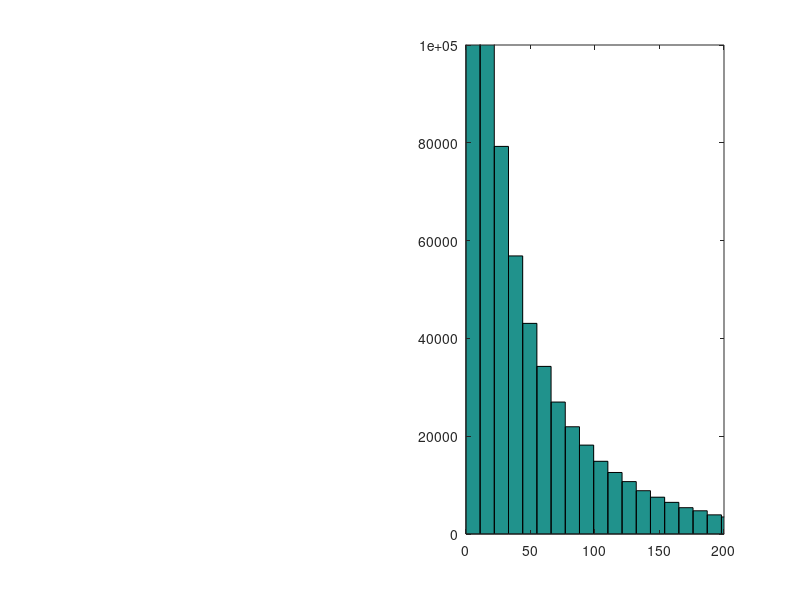

MATLAB code for this plot: (Note: this script raises an error after producing the figure.)
%% BETA DISTRIBUTION

xx = linspace(0,1,100);
plot(xx,betapdf(xx,1.3,4))

%% gamma distribution

Jbar = 35;
tau = 95;
samples = gamrnd(Jbar/tau,tau,[1,1e6]);
% figure
subplot(1,2,2)
hist(samples,100)
axis([0 200, 0 1e5]);

%% check percent correct as a function of session
subjid = 'MP';
exptype = 'Contrast';

filepath = 'experiment_data/output_mat/round4/';
filename = ['Exp_ChangeLocalization_' exptype '_subj' subjid '.mat'];

load([filepath filename],'progPC')
plot(progPC,'ko'); hold on
plot([0 60],[25 25],'Color',0.7*ones(1,3)); % chance
plot([10 10;20 20;30 30;40 40;50 50],[0 100],'Color',0.7*ones(1,3))
ylim([0 100])
defaultplot;
hold off
xlabel('block number')
ylabel('PC')


%% check percent correct as a function of delta and confidence
clear all

subjid = 'AHY';
exptype = 'Delay';

filepath = 'experiment_data/output_mat/round4/';
filename = ['Exp_ChangeLocalization_' exptype '_subj' subjid '.mat'];
load([filepath filename],'designMat','stimuliMat','names')

% plotting as a function of delta
deltaVec = unique(abs(designMat(:,1)));
nDeltas = length(deltaVec);
PCVec = nan(1,nDeltas);
for idelta = 1:nDeltas
    delta = deltaVec(idelta);
    idx = (abs(designMat(:,1)) == delta);
    
    PCVec(idelta) = nanmean(designMat(idx,10));
end
figure;
plot(deltaVec,PCVec,'ok')
xlabel('delta')
ylabel('PC')
ylim([0 1])
defaultplot

% plotting as a function of confidence
nConf = 4;
PCVec = nan(1,nConf);
for iconf = 1:nConf
    idx = (designMat(:,12) == iconf);
    
    PCVec(iconf) = mean(designMat(idx,10));
end
figure;
plot(PCVec,'ok')
xlabel('confidence')
ylabel('PC')
ylim([0 1])
defaultplot


%% logistic regression: pc ~ condition + delta
clear all
clc

subjid = 'AHY';
load(sprintf('data_ChangeLocalization_subj%s.mat',subjid));

deltaVec = 2.5:5:87.5;              % possible change values
respVec = [3 0 4 0 0 0 2 0 1];      % go from response key to location index

designMat = designMat(designMat(:,2) ~= 2,:);

% set X and y matrices
y = designMat(:,7); % correct/not correct
X = [designMat(:,2) abs(designMat(:,1))]; % delay, delta
X(X(:,1) == 0,2) = 1; % delay for 0 condition is 1
X(X(:,2) == 4,2) = 3; % delay for 4 condition is 3

% logistic regression
mdl = fitglm(X,y,'Distribution','binomial')
ci = coefCI(mdl)

%% linear regression: confidence ~ condition + delta

clear all

subjid = 'AHY';
load(sprintf('data_ChangeLocalization_subj%s.mat',subjid));

deltaVec = 2.5:5:87.5;              % possible change values
respVec = [3 0 4 0 0 0 2 0 1];      % go from response key to location index

designMat = designMat(designMat(:,2) ~= 2,:);

% set X and y matrices
y = designMat(:,9); % confidence rating
X = [designMat(:,2) abs(designMat(:,1))]; % delay, delta
X(X(:,1) == 0,2) = 1; % delay for 0 condition is 1
X(X(:,2) == 4,2) = 3; % delay for 4 condition is 3

% linear regression
X = [ones(size(designMat,1),1) X];
[b,bint,~,~,stats] = regress(y,X) % stats: R^2, F, p, and estimate of error variance

% % ordinal multinomial regression
% [B,dev,stats] = mnrfit(X,y,'model','ordinal')
% LL = stats.beta - 1.96*stats.se
% UL = stats.beta + 1.96*stats.se
%
% % plot regression fits
% xx = linspace(5,85,50);
% XX = [ones(50,1) 3*ones(50,1) xx'];
% BMat = [B(1:3)'; repmat(B(4:end),1,3)];
% logoddsMat = XX*BMat; % log odds for each of the 3 equations
% logoddssign = sign(logoddsMat);
% difflogoddssign = diff(logoddssign,1,2); % difference between the signs of log odds
% [row,col] = find(difflogoddssign == 2);
% predictedConf = nan(50,1);
% predictedConf(row) = col+1;
% predictedConf(logoddssign(:,1) == 1 ) = 1;
% predictedConf(logoddssign(:,3) == -1) = 4;
% hold on; plot(xx,predictedConf);


%% create model fit datat psychometric fn
clear all

load('modelfits.mat')
model = 2;
subjids = {'AHY','LA'};
nSubj = length(subjids);
deltaVec = 2.5:5:87.5;

for isubj = 1:nSubj;
    subjid = subjids{isubj};
    bfp = squeeze(xbest(isubj,model,:));
    
    X = []; % data in luigiform
    Nsamples = 1e5; % default if empty
    
    [~,prmat,X] = AhyBCL_datalikeall(bfp,X,model,Nsamples);
    data = X;
    save(sprintf('experiment_data/grant_data/luigidata_ChangeLocalization_subj%s_model%d.mat',subjid,model),'data','prmat');
end

for isubj = 1:nSubj;
    subjid = subjids{isubj};
    load(sprintf('experiment_data/grant_data/luigidata_ChangeLocalization_subj%s_model%d.mat',subjid,model));
    
    % plot psychometric function
    figure;
    hold on;
    colors = aspencolors(4,'pastel');%['b'; 'y'; 'g'; 'r'];
    condlegendd = {'0/2', '2/1','2/2','4/1'};
    for icond = 1:4;
        subplot(2,2,icond)
        plot_psychometricfunction({subjid},icond); % plot real data
        pc = prmat{icond}(:,1)';
        pc_std = pc.*(1-pc)./24;
        plot_summaryfit(deltaVec,[],[],pc,pc_std,colors(icond,:),colors(icond,:));
        title(condlegendd{icond})
        axis([0 90 0 1])
        ax = gca;
        ax.XTick = [0 30 60 90];
        ax.YTick = 0:.5:1;
        %     fill([deltaVec fliplr(deltaVec)],[pc-pc_std fliplr(pc + pc_std)],colors(icond,:))
    end
    
end

%% LOOK AT SOME STIMULI ON PSYCHTOOLBOX

% line stimuli
numDegrees = 180;
% prefs.lineArea = prefs.stimArea; % so line is same area as ellipse
lineWidth = 3; % pixels
lineLength = 100;
lineCoordinates = nan(2,numDegrees);
for j = 1:numDegrees;
    [lineCoordinates(1,j), lineCoordinates(2,j)] = lineCoord(lineLength,j);
end

% psychtoolbox
screenNumber = max(Screen('Screens'));       % use external screen if exists
[w, h] = Screen('WindowSize', screenNumber);  % screen resolution of smaller display
screenCenter = [w h]/2;
windowPtr = Screen('OpenWindow',screenNumber,128*ones(1,3),[],32,2);
Screen(windowPtr,'BlendFunction',GL_SRC_ALPHA,GL_ONE_MINUS_SRC_ALPHA);

% make gabor patch with full contrast
stimLength = 100;
StimSizes = [stimLength stimLength];
reliability = 1; % contrast of 1
im = makeGabor(stimLength, reliability);
StimPatch= Screen('MakeTexture',windowPtr,im);


pos = screenCenter + [100 100];
lineVec = [0 30];
nLines = length(lineVec);
for iline = 1:nLines;
    deg = mod(90-lineVec(iline),180);
    if deg == 0; deg = 180; end
    
    % gabor
    srcrect = [0 0 StimSizes];
    destrect = CenterRectOnPoint(srcrect,pos(1),pos(2));
    Screen('DrawTexture', windowPtr, StimPatch, srcrect,destrect, 180-90+deg);
    
    % line
    lineStim = lineCoordinates(:,deg);
    xy = [-lineStim lineStim];
    Screen('DrawLines',windowPtr, xy, lineWidth,256,pos,1);
    
    Screen('flip',windowPtr); % tic;
    pause;
end

sca;
ShowCursor;


%% FIT MOC psychometric function
% 08.16.2016

clear all

mixedcontrast = 1; 
subjid = 'AMM';
psychofun = @(x) lambda/2 + (1-lambda).*0.5*(1+erf((x-mu)./(sqrt(2)*sigma)));

if (mixedcontrast)
    concatvars = concatcode('experiment_data/output_mat/',['ContrastFn_MOC_' subjid '_'],{'designMat','stimuliMat'});
    v2struct(concatvars);
%     load('ContrastFn_MOC_MIX_20160804T220952.mat')
    designMat = designMat(stimuliMat(:,5) >= 3,:);
    titlee = 'mixed contrast';
else
    concatvars = concatcode('experiment_data/output_mat/',['ContrastFn_MOC_' subjid '_'],{'designMat','stimuliMat'});
    v2struct(concatvars);
%     load('ContrastFn_MOC_AHY_20160804T215847.mat')
titlee = 'same contrast';
end

contrastVec = unique(designMat(:,1));
nContrasts = length(contrastVec);

PC = nan(1,nContrasts);
for icontrast = 1:nContrasts;
    contrast = contrastVec(icontrast);
    
    PC(icontrast) = nanmean(designMat(designMat(:,1) == contrast,3));
end

figure
plot((contrastVec),PC,'k*')
defaultplot
ylabel('percent correct')
xlabel('contrast')
ylim([0.5 1])
title(titlee)

% ============================================
%       LOOKING AT PARAMETER FITS
% ============================================

%% COMPILE MODEL FITS FOR ALL SUBJECTS

modelVec = [1 2];
subjids = {'ALM','DR','EN','MR'};
exptypeVec = {'Contrast','Delay'};
filelocation = 'results/vss-dec2016/txt/';

nSubjs = length(subjids);
nModels = length(modelVec);
nExptype = length(exptypeVec);
nParams = 3;


for imodel = 1:nModels
    model = modelVec(imodel);
    modelstr = ['model' num2str(model)];
    
    for iexptype = 1:nExptype
        exptype = exptypeVec{iexptype};
        
        
        for isubj = 1:nSubjs
            subjid = subjids{isubj};
            filename = sprintf('%sChangeLocalization_%s_model%d_subj%s.txt',filelocation,exptype,model,subjid);
            alldata = dlmread(filename);
            
            datasorted = sortrows(alldata,nParams+1);
            fits.(modelstr).(exptype).bfpMat(isubj,:)= datasorted(end,1:nParams);
            fits.(modelstr).(exptype).LLVec(isubj)= datasorted(end,nParams+1);
        end
    end
    
end

save('modelfits.mat','fits')

%% MODEL COMPARISON

Contrast_AICMat = -2.*[fits.model1.Contrast.LLVec; fits.model2.Contrast.LLVec]+6;
Delay_AICMat = -2.* [fits.model1.Delay.LLVec; fits.model2.Delay.LLVec]+6;
modcomp = Contrast_AICMat + Delay_AICMat;

comparetype = 2;
switch comparetype
    case 1 % just contrast
        comparevalue = Contrast_AICMat;
    case 2 % just delay
        comparevalue = Delay_AICMat;
    case 3 % both
        comparevalue = modcomp;
end

% positive number means 
moddiff = bsxfun(@minus,comparevalue,comparevalue(1,:))
mean_moddiff = mean(moddiff,2)
sem_moddiff = std(moddiff,[],2)./sqrt(4)

%% =======================
%  PLOTS
% ===================

clear all

filelocation = 'results/vss-dec2016/txt-lapse/';
load([filelocation 'modelfits.mat'])
subjids = {'ALM','DR','EN','MR'};
exptype = 'Delay';
model = 2;
modelstr = sprintf('model%d',model);

nSubj = length(subjids);
deltaVec = 2.5:5:87.5;

for isubj = 1:nSubj
subjid = subjids{isubj};
bfp = fits.(modelstr).(exptype).bfpMat(isubj,:);
try
if bfp(4) == 0
    bfp(4) = 1e-6;
end
end

X = []; % data in luigiform
Nsamples = 1000; % default if empty

[~,prmat,X] = AhyBCL_datalikeall(bfp,X,model,Nsamples);

% plot psychometric function
figure;
hold on;
colors = aspencolors(4,'pastel');%['b'; 'y'; 'g'; 'r'];
condlegendd = {'0/2', '2/1','2/2','4/1'};
for icond = 1:4
    subplot(2,2,icond)
    plot_psychometricfunction({subjid},exptype,icond); % plot real data
    pc = prmat{icond}(:,1)';
    pc_std = pc.*(1-pc)./24;
    plot_summaryfit(deltaVec,[],[],pc,pc_std,colors(icond,:),colors(icond,:));
    title(condlegendd{icond})
    axis([0 90 0 1])
    ax = gca;
    ax.XTick = [0 30 60 90];
    ax.YTick = 0:.5:1;
    %     fill([deltaVec fliplr(deltaVec)],[pc-pc_std fliplr(pc + pc_std)],colors(icond,:))
end
end

%% average plot

clear all

filelocation = 'results/vss-dec2016/txt/';
load([filelocation 'modelfits.mat'])
subjids = {'ALM','DR','EN','MR'};
exptype = 'Delay';
model = 2;

modelstr = sprintf('model%d',model);
nSubj = length(subjids);
deltaVec = 2.5:5:87.5;

PRMat = cell(1,4);
for isubj = 1:nSubj
    subjid = subjids{isubj};
    bfp = fits.(modelstr).(exptype).bfpMat(isubj,:);
    try
    if bfp(4) == 0
        bfp(4) = 1e-6;
    end
    end
    
    X = []; % data in luigiform
    Nsamples = 1000; % default if empty
    
    [~,prmat,X] = AhyBCL_datalikeall(bfp,X,model,Nsamples);
    
    PRMat = cellfun(@(x,y) [x;y(:,1)'],PRMat,prmat,'UniformOutput',false);
    
end
mean_mod = cellfun(@mean,PRMat,'UniformOutput',false);
sem_mod = cellfun(@(x) std(x)/sqrt(size(x,1)),PRMat,'UniformOutput',false);
mean_mod= reshape(cell2mat(mean_mod),[18 4])';
sem_mod = reshape(cell2mat(sem_mod),[18 4])';

% plot psychometric function
figure;
hold on;
colors = aspencolors(4,'pastel');%['b'; 'y'; 'g'; 'r'];
condlegendd = {'0/2', '2/1','2/2','4/1'};
for icond = 1:4
    
    subplot(2,2,icond)
    plot_psychometricfunction(subjids,exptype,icond); % plot real data
    
    plot_summaryfit(deltaVec,[],[],mean_mod(icond,:),sem_mod(icond,:),colors(icond,:),colors(icond,:));
    title(condlegendd{icond})
    axis([0 90 0 1])
    ax = gca;
    ax.XTick = [0 30 60 90];
    ax.YTick = 0:.5:1;
    %     fill([deltaVec fliplr(deltaVec)],[pc-pc_std fliplr(pc + pc_std)],colors(icond,:))
end
